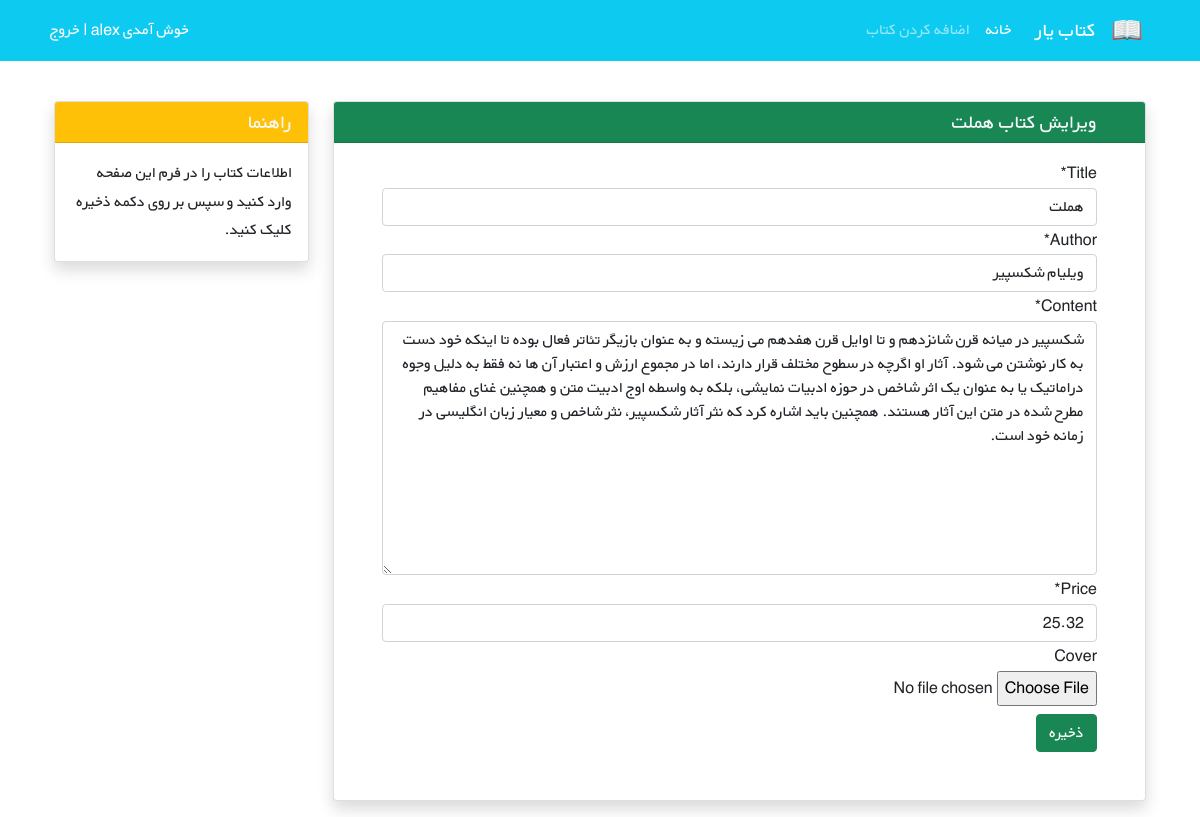
The page /books/16/edit (signed in) on the database its author committed.
### books/models.py (models this page shows, shortened)
class Book(models.Model):
    user = models.ForeignKey(get_user_model(), on_delete=models.CASCADE)
    title = models.CharField(max_length=200)
    author = models.CharField(max_length=200)
    content = models.TextField()
    price = models.DecimalField(max_digits=5, decimal_places=2)
    cover = models.ImageField(upload_to='covers/', blank=True)

### books/views.py (the view)
# urls.py: path('<int:pk>/edit', views.BookUpdateView.as_view(), name='book_update'),
class BookUpdateView(LoginRequiredMixin, UserPassesTestMixin, generic.UpdateView):
    model = Book
    fields = ['title', 'author', 'content', 'price', 'cover', ]
    template_name = 'books/book_update.html'
    def test_func(self):
        obj = self.get_object()
        return obj.user == self.request.user

### books/templates/books/book_update.html (shortened to what this page needs)
{% extends '_base.html' %}
{% load crispy_forms_tags %}
{% block content %}
   <div class="container mt-4" dir="rtl">
    <div class="row">
        <div class="col-9">
            <div class="card shadow my-3">
                <h5 class="card-header bg-success text-light px-5">ویرایش کتاب {{ book.title }}</h5>
                <div class="px-5 pt-3 pb-5">
                    <form method="POST" enctype="multipart/form-data">
                        {{ form|crispy }}
                        <button type="submit" class="btn btn-success mt-2">ذخیره</button>
                    </form>
                </div>
            </div>
        </div>
        <div class="col-3">
                <div class="card my-3 shadow">
                    <h5 class="card-header bg-warning text-light">راهنما</h5>
                    <div class="card-body">
                        <p class="card-text">
                            اطلاعات کتاب را در فرم این صفحه وارد کنید و سپس بر روی دکمه ذخیره کلیک کنید.
                        </p>
                    </div>
                </div>
        </div>
    </div>
</div>
{% endblock %}

### static/css/style.css (style rules this page uses)
* { font-family: 'BYekan', sans-serif; line-height: 1.8rem; }

### rows shown on the page
Book: title "هملت", author "ویلیام شکسپیر", content "شکسپیر در میانه قرن شانزدهم و تا اوایل قرن هفدهم می زیسته و به عنوان بازیگر تئاتر فعال بوده تا اینکه خود دست به کار نوشتن می شود. آثار او اگرچه در سطوح مختلف قرار دارند، اما در مجموع ارزش و اعتبار آن ها نه فقط به دلیل وجوه دراماتیک یا به عنوان یک اثر شاخص در حوزه ادبیات نمایشی، بلکه به واسطه اوج ادبیت متن و همچنین غنای مفاهیم مطرح شده در متن این آثار هستند. همچنین باید اشاره کرد که نثر آثار شکسپیر، نثر شاخص و معیار زبان انگلیسی در زمانه خود است.", price "25.32"
